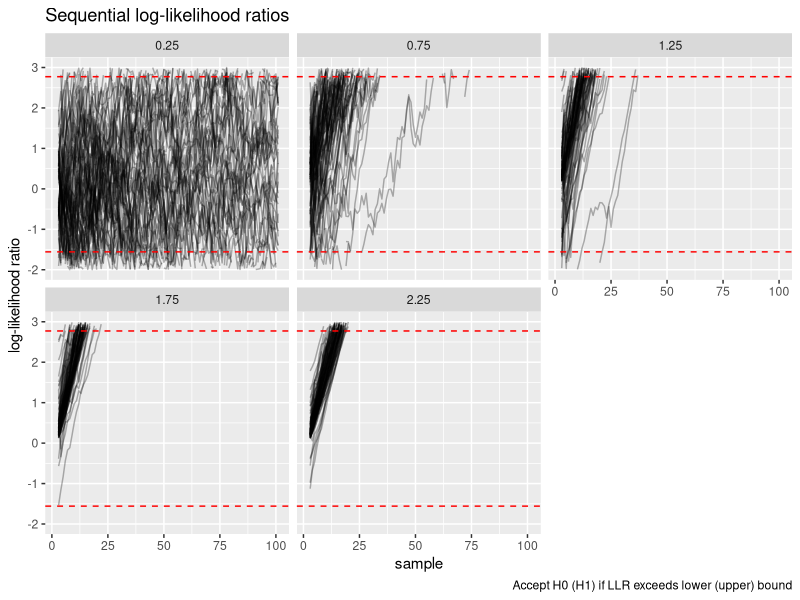
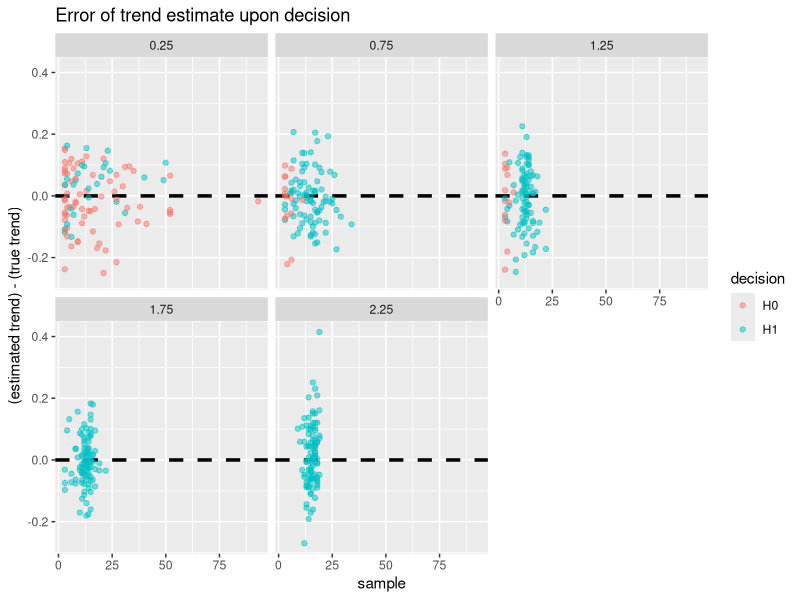
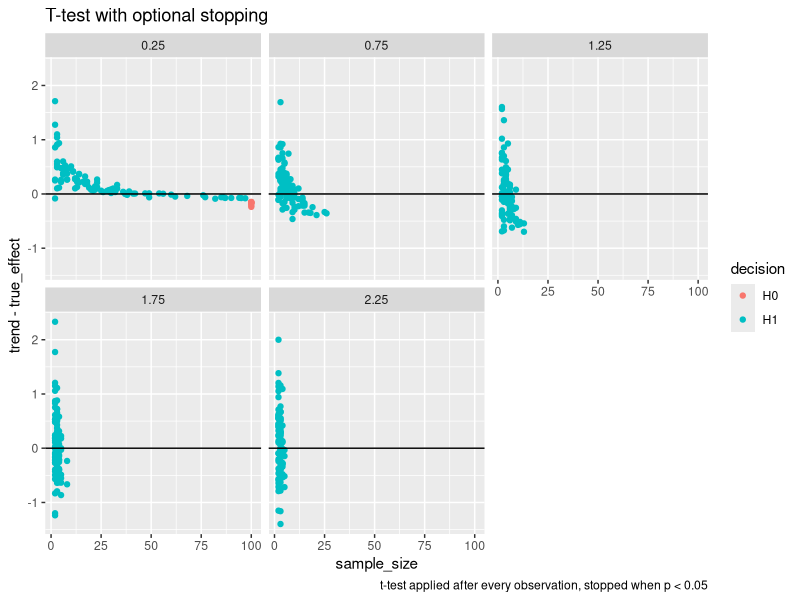

These charts were generated, in order, by the following R code:
## ---- chunk 1
knitr::opts_chunk$set(echo = TRUE)
library(tidyverse)
## ---- chunk 2
run_stat <- function(x,
                     alternative = NA,
                     null = 0) {
  # add checks here
  
  # init vectors for statistics
  m_ <- vector("numeric", length = length(x))
  s_ <- sd_0 <- s_0 <- s2_mle <- sd_mle <- s2_ <- sd_ <- m_
  
  if (is.na(alternative)) { # if alternative hypothesis is one sided and composite
    # init value of mean is x1. All other init values are 0
    m_[1] <- x[1]
    
    # calculate running statistics
    for (i in 2:length(x)) {
      m_[i] <- m_[i - 1] + (x[i] - m_[i - 1]) / i
      s_[i]  <- s_[i - 1] + (x[i] - m_[i - 1]) * (x[i] - m_[i])
      s2_mle[i] <- s_[i] / (i)
      sd_mle[i] <- sqrt(s2_mle[i])
      s2_[i] <- s_[i] / (i - 1)
      sd_[i] <- sqrt(s2_[i])
      # under null that r = 0
      s_0[i] <- s_0[i - 1] + (x[i] - 0) * (x[i] - 0)
      sd_0[i] <- sqrt(s_0[i] / i)
    }    
    
  } else { # if alternative is point hypothesis
    m_[1] <- alternative
    # calculate running statistics
    for (i in 2:length(x)) {
      m_[i] <- alternative + (x[i] - alternative) / i
      s_[i]  <- s_[i - 1] + (x[i] - alternative) * (x[i] - alternative)
      s2_mle[i] <- s_[i] / (i)
      sd_mle[i] <- sqrt(s2_mle[i])
      #s2_[i] <- s_[i]/(i-1)
      #sd_[i] <- sqrt(s2_[i])
      # under null that r = 0
      s_0[i] <- s_0[i - 1] + (x[i] - null) * (x[i] - null)
      sd_0[i] <- sqrt(s_0[i] / i)
    }
  }
  # return: id = observation number, obs = observation value, mu_mle, sd_mle, sd_corrected
  return(tidyr::tibble(
    diff_1 = x,
    mu_mle = m_,
    sd_mle,
    #sd_corrected = sd_,
    sd_null = sd_0
  )) # %>% tibble::rowid_to_column(var = "id"))
  #return(tidyr::tibble(diff_1 = c(NA,x), mu_mle = c(NA,m_), sd_mle = c(NA,sd_mle), sd_corrected = c(NA,sd_) )) # %>% tibble::rowid_to_column(var = "id"))
}

# apply FUNC cumulatively when NA are present
# https://stackoverflow.com/questions/25576358/calculate-cumsum-while-ignoring-na-values/25576972
cumSkipNA <- function(x, FUNC)
{
  d <- deparse(substitute(FUNC))
  funs <- c("max", "min", "prod", "sum")
  stopifnot(is.vector(x), is.numeric(x), d %in% funs)
  FUNC <- match.fun(paste0("cum", d))
  x[!is.na(x)] <- FUNC(x[!is.na(x)])
  x
}

## ---- chunk 3
seq_test <- function(diffs, min_effect = NA, true_effect = NA, type1, type2) {
  
  # run sequential test on first differences
  out <-
    run_stat(diffs, alternative = min_effect, null = 0) %>% # compute running mean and standard deviation
    mutate(loglik_alt = dnorm(x = diff_1, mean = min_effect,#max(c(min_effect, mu_mle), na.rm = TRUE) , 
                              sd = sd_mle, log = TRUE),   # loglik of difference under alternative
           loglik_null = dnorm(x = diff_1, mean = 0, sd = sd_null, log = TRUE)) %>%  # loglik of difference under null
    mutate(loglik_alt = ifelse(is.infinite(loglik_alt), NA, loglik_alt), # remove inital NA value of each log likelihood
           loglik_null = ifelse(is.infinite(loglik_null), NA, loglik_null)) %>%
    mutate(llr = cumSkipNA(loglik_alt, sum) - cumSkipNA(loglik_null, sum)) %>% # get loglikelikhood ratio
    mutate(upper = log( (1-type2) / type1), # compute wald decision boundaries
           lower = log( type2 / (1 - type1))) %>%
    mutate(decision = case_when(llr <= upper & llr >= lower ~ "?", # get decision
                                llr > upper ~ "H1",
                                llr < lower ~ "H0")) %>%
    # add other info
    mutate(time = row_number() + 1, # define timepoints
           true_effect = true_effect,
           min_effect = min_effect,
           type1 = type1,
           type2 = type2) 
  return(out)
}

get_decision <- function(data) {
    
    # get time of decision
    out <- data %>% 
      filter(decision != "?") %>% 
      arrange(time) %>%
      slice(1) %>%
      select(time, decision, min_effect, true_effect, type1, type2)
    # get naive trend estimate
    out$trend <- data %>% pull(diff_1) %>% mean(na.rm = TRUE)
    return(out)
}

## ---- chunk 4
set.seed(123)

# set params
nreplicates <- 100
effect_size <- seq(0.25, by = 0.5, length.out = 5)
d_true_vec <- rep(effect_size, each = nreplicates)
d_relevant_vec <- rep(0.5, length = length(d_true_vec))
tmax <- 100

# simulate differences
diff_list <- lapply(seq_along(d_true_vec), function(x) rnorm(n = tmax, mean = d_true_vec[x], sd = 1))

# get result of naive sequential test
# simple null and simple alternative
seq_test_list <-
  lapply(seq_along(d_true_vec), function(x)
       seq_test(diff_list[[x]], min_effect = d_relevant_vec[x], true_effect = d_true_vec[x], 
                type1 = 0.05, type2 = 0.2))

# get decision, sample size, and trend estimate
# simple null and alternative
seq_result_df <-
  lapply(seq_test_list, function(x) get_decision(x)) %>%
  bind_rows()
## ---- chunk 5
seq_result_df %>%
  group_by(min_effect, true_effect) %>%
  summarise(accept = sum(decision == "H0")/nreplicates,
            reject = sum(decision == "H1")/nreplicates,
            no_decision = 1 - accept - reject,
            asn = ceiling(mean(time)),
            trend = mean(trend)) %>%
  knitr::kable(digits = 2)
## ---- chunk 6
seq_test_df <- seq_test_list %>% bind_rows(.id = "sim")

seq_test_df %>%
  group_by(sim) %>%
  mutate(time = row_number() + 1) %>%
  ggplot() +
  geom_line(aes(x = time, y = llr, group = sim), alpha = 0.3) +
  geom_hline(aes(yintercept = upper), linetype = "dashed", col = "red") +
  geom_hline(aes(yintercept = lower), linetype = "dashed", col = "red") +
  facet_wrap(~true_effect) +
  ylim(-2, 3) +
  labs(title = "Sequential log-likelihood ratios",
       caption = "Accept H0 (H1) if LLR exceeds lower (upper) bound",
       y = "log-likelihood ratio",
       x = "sample")
## ---- chunk 7
seq_result_df %>%
  mutate(error = trend - true_effect) %>%
  ggplot() +
  geom_hline(yintercept = 0, linetype = "dashed", size = 1.2) +
  geom_point(aes(x = time, y = error, col = decision), alpha = 0.5) +
  facet_wrap(~true_effect) +
  labs(title = "Error of trend estimate upon decision",
       x = "sample",
       y = "(estimated trend) - (true trend)")
## ---- chunk 8
# fixed sample size effect size for one sided t-test
# assume sd is known
tibble(effect_size = effect_size) %>%
  rowwise() %>%
  mutate(sample_size =  power.t.test(delta = effect_size, sd = 1, sig.level = 0.05, power = 0.8, 
                                     type = "one.sample", alternative = "one.sided")$n,
         sample_size = ceiling(sample_size)) %>%
  # rowwise() %>%
  # mutate(sample_size = power_t$n)
  knitr::kable()
## ---- chunk 9
# initialize list to store results
ttest_list <- vector("list", length = length(diff_list))

# for each time series, apply the one sided t-test after every observation
# stop and make decision at first time p < 0.05
# return a list containing t.test object
for (tseries in seq_along(diff_list)) {
  
  for (samp in 2:tmax) {
    # calc t test repeatedly as data "accumulates"
    ttest_list[[tseries]] <- t.test(diff_list[[tseries]][1:samp], alternative = "greater", conf.level = 0.95)
    
    # stop if p-value < 0.05
    if (ttest_list[[tseries]]$p.value < 0.05) break
  }
}

# make a df from the list of t.test objects
unlisted <- unlist(ttest_list)
rep_t_df <- tibble(true_effect = d_true_vec
      ,p = unlisted[names(unlisted) == "p.value"] %>% as.numeric()
      , sample_size = unlisted[names(unlisted) == "parameter.df"] %>% as.numeric() + 1
      , trend = unlisted[names(unlisted) == "estimate.mean of x"] %>% as.numeric() 
      , stderr = unlisted[names(unlisted) == "stderr"] %>% as.numeric() ) %>%
  mutate(decision = ifelse(p < 0.05, "H1", "H0"))

## ---- chunk 10
rep_t_df %>%
  ggplot() +
  geom_point(aes(x = sample_size, y = trend - true_effect, col = decision)) +
  geom_hline(yintercept = 0) +
  facet_wrap(~true_effect) +
  labs(title = "T-test with optional stopping",
       caption = "t-test applied after every observation, stopped when p < 0.05")
## ---- chunk 11
rep_t_df %>%
  group_by(true_effect) %>%
  summarise(accept = sum(decision == "H0")/n(),
            reject = sum(decision == "H1")/n(),
            asn = ceiling(mean(sample_size)),
            estimate = mean(trend)) %>%
  knitr::kable(digits = 2)
